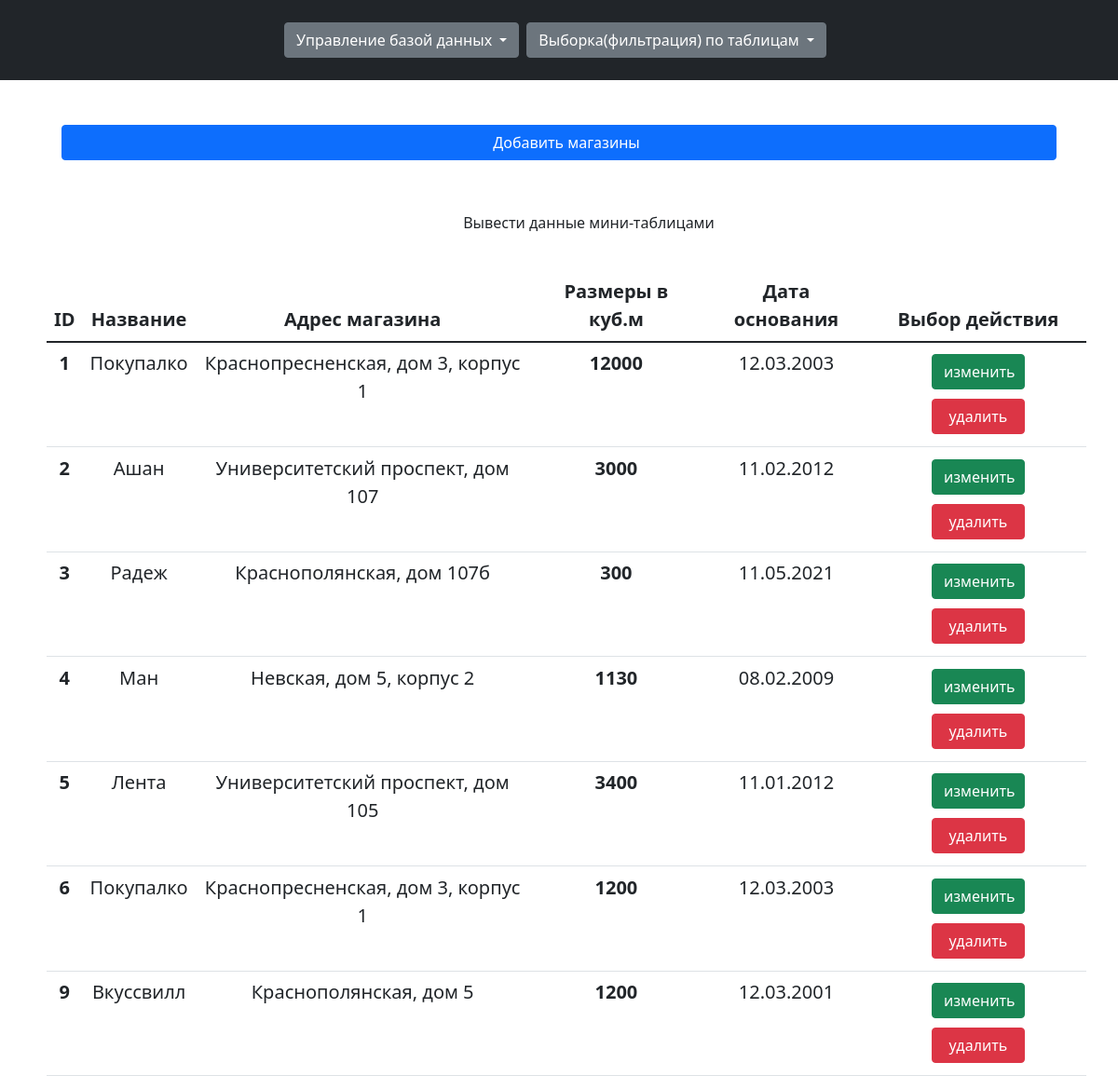
The app's page /indexshops.php with its own data.
### tables this page shows
CREATE TABLE `supermarkets` (
  `id` int(11) NOT NULL,
  `NameSup` varchar(255) NOT NULL,
  `Adress` varchar(255) NOT NULL,
  `SizeInM3` int(11) NOT NULL,
  `DateOfFoundation` text NOT NULL
);

### logic/logicindexshops.php (called while the page is built, shortened)
<?php
require_once 'classes/crudclases.php';
$obj = new CrudShops();

### classes/crudclases.php (called while the page is built, shortened)
<?php
class CrudShops{
    private $connect;
    function getconnectdb($db){
        $this->connect = $db;
    }
    public function showData(){
        $query = "select `supermarkets`.id, `supermarkets`.NameSup, `supermarkets`.Adress,`supermarkets`.SizeInM3,`supermarkets`.DateOfFoundation
        from `supermarkets`";
        $q = $this->connect->prepare($query);
        $q->execute();
        $r = $q->fetchALL(PDO::FETCH_NUM);
        if($r){
            return $r;}
        else{
            return "Данные в таблице не найдены";
        }
    }
}

### indexshops.php (the view, shortened to what this page needs)
<?php
require_once 'logic/logicindexshops.php';
$result = $obj->showData();
?>
<?php include('header.php');?>
<div class = "container"><div class = "row"><div class = "col-12">
            <a class="btn btn-primary d-flex justify-content-center m-4" type="button"  href="createshop.php"><i class = "fa fa-plus m-2"></i>Добавить магазины</a></div>
        <?if($_GET['checklist'] == 1 || !$_GET['checklist']){
            echo " <a class='btn d-flex justify-content-center m-4' type='button'  href='indexshops.php?checklist=2'><i class = 'fa fa-plus m-2'></i>Вывести данные мини-таблицами</a></div>";
        }elseif($_GET['checklist'] == 2){
            echo " <a class='btn d-flex justify-content-center m-4' type='button'  href='indexshops.php?checklist=1'><i class = 'fa fa-plus m-2'></i>Вывести данные таблицей</a></div>";
        }?>
        <?php if($_GET['checklist'] == 1 || !$_GET['checklist']){
            echo "<table class = 'table table-striped table-hover m-2'>
            <thead class = 'thead-light'>
            <th>ID</th>
            <th>Название</th>
            <th>Адрес магазина</th>
            <th>Размеры в куб.м</th>
            <th>Дата основания</th>
            <th>Выбор действия</th>
            </thead>
            <tbody>";
            foreach($result as $row):?>
                <tr>
                <tr>
                    <th><?=$row[0]?></th>
                    <td><?=$row[1]?></td>
                    <td><?=$row[2]?></td>
                    <th><?=$row[3]?></th>
                    <td><?=$row[4]?></td>
                    <td><a href="updateshop.php?id=<?=$row[0]?>" class = "btn btn-success">изменить</a>
                        <a href="deleteshop.php?id=<?=$row[0]?>" class = "btn btn-danger">удалить</a>
                    </td>
                </tr>
            <?php endforeach;
            echo "</tbody> </table>";}
        elseif ($_GET['checklist'] == 2){
            foreach($result as $row):?>
                <div style = "height: 380px;" class = "col-5 d-flex m-2 align-items-center justify-content-centers flex-column border"><h3><?=$row[1]?></h3>
        <table class="table">
            <tbody>
            <tr><td>Адрес магазина</td><td><?=$row[2]?></td></tr>
            <tr><td>Размеры в куб.м</td><td><?=$row[3]?></td></tr>
            <tr><td>Дата основания</td><td><?=$row[4]?></td></tr>
            <tr><td><a style="color:green;font-weight: bold" href = "updateshop.php?id=<?=$row[0]?>"> изменить</a></td><td>  <a style="color:red;font-weight: bold" href="deleteshop.php?id=<?=$row[0]?>" >удалить</a></td></tr>
            </tbody>
        </table></div>
            <?php endforeach;}?>
    </div></div></div></div>
<?php include('footer.php');?>

### cssfiles/main.css (style rules this page uses)
body { height: 100vh; }
.btn-success { width: 100px; margin: 5px; }
.btn-danger { width: 100px; margin: 5px; }
a { color: rgba(117, 179, 190, 0.87); font-weight: bold; text-decoration: none; }
th,td { padding:20px; border:1px solid #ddd; align-items: center; }
tr { padding:20px; align-items: center; }
table { text-align: center; font-size: 20px; }

### records on screen
supermarkets: id "1", NameSup "Покупалко", Adress "Краснопресненская, дом 3, корпус 1", SizeInM3 "12000", DateOfFoundation "12.03.2003"
supermarkets: id "2", NameSup "Ашан", Adress "Университетский проспект, дом 107", SizeInM3 "3000", DateOfFoundation "11.02.2012"
supermarkets: id "3", NameSup "Радеж", Adress "Краснополянская, дом 107б", SizeInM3 "300", DateOfFoundation "11.05.2021"
supermarkets: id "4", NameSup "Ман", Adress "Невская, дом 5, корпус 2", SizeInM3 "1130", DateOfFoundation "08.02.2009"
supermarkets: id "5", NameSup "Лента", Adress "Университетский проспект, дом 105", SizeInM3 "3400", DateOfFoundation "11.01.2012"
supermarkets: id "6", NameSup "Покупалко", Adress "Краснопресненская, дом 3, корпус 1", SizeInM3 "1200", DateOfFoundation "12.03.2003"
supermarkets: id "9", NameSup "Вкуссвилл", Adress "Краснополянская, дом 5", SizeInM3 "1200", DateOfFoundation "12.03.2001"
